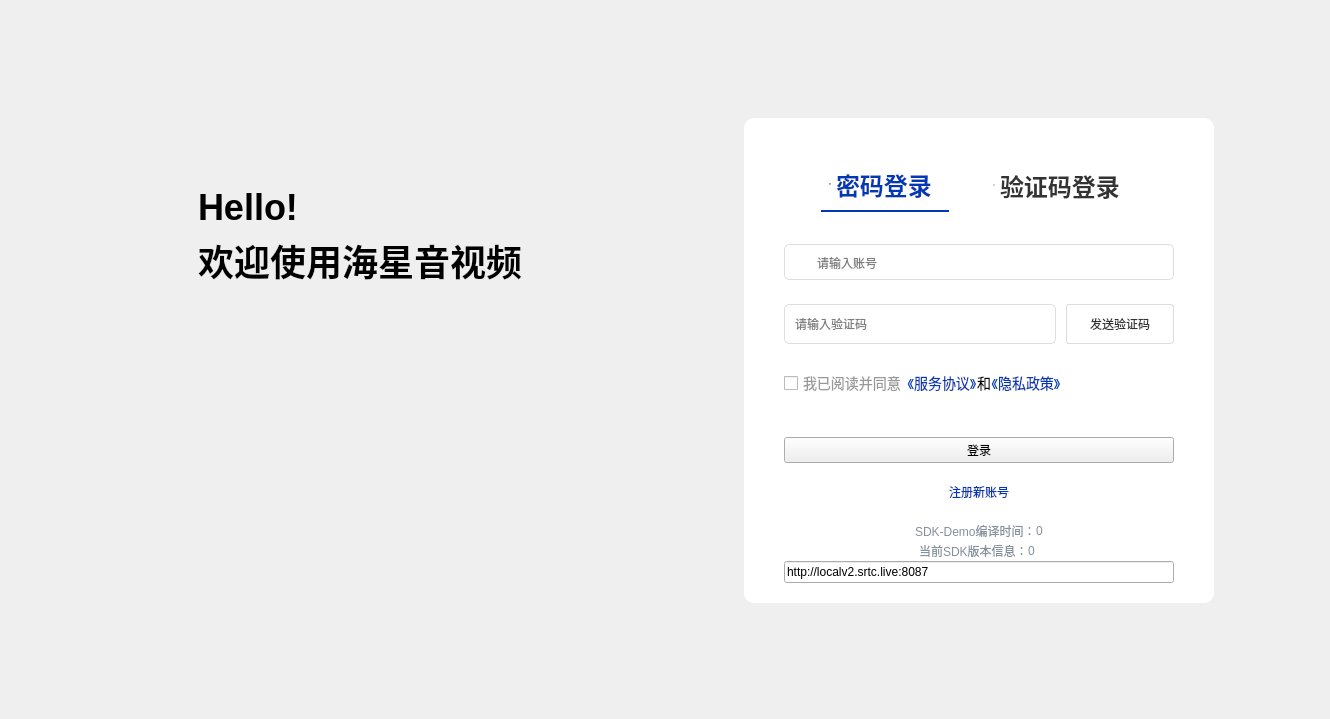
<?xml version="1.0" encoding="UTF-8"?>
<ui version="4.0">
 <class>WidLogin</class>
 <widget class="QWidget" name="WidLogin">
  <property name="geometry">
   <rect>
    <x>0</x>
    <y>0</y>
    <width>1330</width>
    <height>719</height>
   </rect>
  </property>
  <property name="windowTitle">
   <string>Form</string>
  </property>
  <property name="styleSheet">
   <string notr="true"/>
  </property>
  <layout class="QGridLayout" name="gridLayout">
   <property name="leftMargin">
    <number>0</number>
   </property>
   <property name="topMargin">
    <number>0</number>
   </property>
   <property name="rightMargin">
    <number>0</number>
   </property>
   <property name="bottomMargin">
    <number>0</number>
   </property>
   <property name="horizontalSpacing">
    <number>0</number>
   </property>
   <item row="0" column="0">
    <widget class="QWidget" name="horizontalWidget" native="true">
     <property name="sizePolicy">
      <sizepolicy hsizetype="Expanding" vsizetype="Preferred">
       <horstretch>0</horstretch>
       <verstretch>0</verstretch>
      </sizepolicy>
     </property>
     <property name="styleSheet">
      <string notr="true">QWidget#horizontalWidget
{
	background:qlineargradient(x1:0, y1:0, x2:0, y2:1,
stop:0 #C8D9FF,stop:0.5 #FCFDFF,stop:1 #C8D9FF);
}</string>
     </property>
     <layout class="QHBoxLayout" name="horizontalLayout_3" stretch="6,0,4,1">
      <property name="spacing">
       <number>0</number>
      </property>
      <property name="leftMargin">
       <number>0</number>
      </property>
      <property name="topMargin">
       <number>10</number>
      </property>
      <property name="rightMargin">
       <number>0</number>
      </property>
      <item>
       <widget class="QWidget" name="widget_3" native="true">
        <property name="styleSheet">
         <string notr="true">font-size:36px;
font-weight:bold;</string>
        </property>
        <layout class="QVBoxLayout" name="verticalLayout_4">
         <property name="leftMargin">
          <number>25</number>
         </property>
         <property name="topMargin">
          <number>10</number>
         </property>
         <item>
          <layout class="QHBoxLayout" name="horizontalLayout_5">
           <item>
            <widget class="QLabel" name="label_6">
             <property name="text">
              <string/>
             </property>
             <property name="pixmap">
              <pixmap resource="../../res/res.qrc">:/Images/logo2.png</pixmap>
             </property>
            </widget>
           </item>
           <item>
            <spacer name="horizontalSpacer_8">
             <property name="orientation">
              <enum>Qt::Horizontal</enum>
             </property>
             <property name="sizeHint" stdset="0">
              <size>
               <width>40</width>
               <height>20</height>
              </size>
             </property>
            </spacer>
           </item>
          </layout>
         </item>
         <item>
          <spacer name="verticalSpacer_8">
           <property name="orientation">
            <enum>Qt::Vertical</enum>
           </property>
           <property name="sizeType">
            <enum>QSizePolicy::Fixed</enum>
           </property>
           <property name="sizeHint" stdset="0">
            <size>
             <width>20</width>
             <height>100</height>
            </size>
           </property>
          </spacer>
         </item>
         <item>
          <layout class="QHBoxLayout" name="horizontalLayout_7">
           <property name="topMargin">
            <number>20</number>
           </property>
           <item>
            <spacer name="horizontalSpacer_9">
             <property name="orientation">
              <enum>Qt::Horizontal</enum>
             </property>
             <property name="sizeHint" stdset="0">
              <size>
               <width>40</width>
               <height>20</height>
              </size>
             </property>
            </spacer>
           </item>
           <item>
            <layout class="QVBoxLayout" name="verticalLayout_5">
             <property name="topMargin">
              <number>0</number>
             </property>
             <item>
              <widget class="QLabel" name="label_7">
               <property name="styleSheet">
                <string notr="true"/>
               </property>
               <property name="text">
                <string>Hello!</string>
               </property>
              </widget>
             </item>
             <item>
              <widget class="QLabel" name="label_9">
               <property name="text">
                <string>欢迎使用海星音视频</string>
               </property>
              </widget>
             </item>
            </layout>
           </item>
           <item>
            <spacer name="horizontalSpacer_10">
             <property name="orientation">
              <enum>Qt::Horizontal</enum>
             </property>
             <property name="sizeHint" stdset="0">
              <size>
               <width>40</width>
               <height>20</height>
              </size>
             </property>
            </spacer>
           </item>
          </layout>
         </item>
         <item>
          <widget class="QLabel" name="label_8">
           <property name="text">
            <string/>
           </property>
           <property name="pixmap">
            <pixmap resource="../../res/res.qrc">:/Images/组 9565.png</pixmap>
           </property>
          </widget>
         </item>
         <item>
          <spacer name="verticalSpacer_7">
           <property name="orientation">
            <enum>Qt::Vertical</enum>
           </property>
           <property name="sizeHint" stdset="0">
            <size>
             <width>20</width>
             <height>68</height>
            </size>
           </property>
          </spacer>
         </item>
        </layout>
       </widget>
      </item>
      <item>
       <spacer name="horizontalSpacer_3">
        <property name="orientation">
         <enum>Qt::Horizontal</enum>
        </property>
        <property name="sizeHint" stdset="0">
         <size>
          <width>40</width>
          <height>20</height>
         </size>
        </property>
       </spacer>
      </item>
      <item>
       <layout class="QVBoxLayout" name="verticalLayout">
        <property name="spacing">
         <number>0</number>
        </property>
        <property name="topMargin">
         <number>0</number>
        </property>
        <property name="rightMargin">
         <number>0</number>
        </property>
        <property name="bottomMargin">
         <number>0</number>
        </property>
        <item>
         <spacer name="verticalSpacer">
          <property name="orientation">
           <enum>Qt::Vertical</enum>
          </property>
          <property name="sizeHint" stdset="0">
           <size>
            <width>20</width>
            <height>40</height>
           </size>
          </property>
         </spacer>
        </item>
        <item>
         <widget class="QWidget" name="verticalWidget" native="true">
          <property name="styleSheet">
           <string notr="true">QWidget#verticalWidget
{
	background:#fff;
	border-radius:10px;

}
</string>
          </property>
          <layout class="QVBoxLayout" name="verticalLayout_6">
           <property name="spacing">
            <number>0</number>
           </property>
           <property name="leftMargin">
            <number>40</number>
           </property>
           <property name="topMargin">
            <number>40</number>
           </property>
           <property name="rightMargin">
            <number>40</number>
           </property>
           <property name="bottomMargin">
            <number>20</number>
           </property>
           <item>
            <layout class="QHBoxLayout" name="horizontalLayout_8">
             <property name="topMargin">
              <number>0</number>
             </property>
             <item>
              <spacer name="horizontalSpacer_11">
               <property name="orientation">
                <enum>Qt::Horizontal</enum>
               </property>
               <property name="sizeHint" stdset="0">
                <size>
                 <width>40</width>
                 <height>20</height>
                </size>
               </property>
              </spacer>
             </item>
             <item>
              <widget class="QRadioButton" name="rbtnPass">
               <property name="sizePolicy">
                <sizepolicy hsizetype="Minimum" vsizetype="Preferred">
                 <horstretch>0</horstretch>
                 <verstretch>0</verstretch>
                </sizepolicy>
               </property>
               <property name="styleSheet">
                <string notr="true">QRadioButton{
	padding:8px 16px 8px 9px;
	font-size:24px;
	font-weight:bold;
}
QRadioButton:hover:!pressed{
	color:#1049c3;
	border-bottom:2px solid #1049c3;
}
QRadioButton:pressed{
	color:#1049c3;
	border-bottom:2px solid #1049c3;

}

QRadioButton::indicator {
	width:0px;
	height:0px;
}
QRadioButton:unchecked{
	color:#333;
	
}

QRadioButton:checked{
	color:#0039B3;
	border-bottom:2px solid #0039B3;
}
</string>
               </property>
               <property name="text">
                <string>密码登录</string>
               </property>
               <property name="checked">
                <bool>true</bool>
               </property>
              </widget>
             </item>
             <item>
              <spacer name="horizontalSpacer_13">
               <property name="orientation">
                <enum>Qt::Horizontal</enum>
               </property>
               <property name="sizeHint" stdset="0">
                <size>
                 <width>40</width>
                 <height>20</height>
                </size>
               </property>
              </spacer>
             </item>
             <item>
              <widget class="QRadioButton" name="rbtnCode">
               <property name="sizePolicy">
                <sizepolicy hsizetype="Minimum" vsizetype="Preferred">
                 <horstretch>0</horstretch>
                 <verstretch>0</verstretch>
                </sizepolicy>
               </property>
               <property name="styleSheet">
                <string notr="true">QRadioButton{
	padding:8px 16px 8px 9px;
	font-size:24px;
	font-weight:bold;
}
QRadioButton:hover:!pressed{
	color:#1049c3;
	border-bottom:2px solid #1049c3;
}
QRadioButton:pressed{
	color:#1049c3;
	border-bottom:2px solid #1049c3;

}

QRadioButton::indicator {
	width:0px;
	height:0px;
}
QRadioButton:unchecked{
	color:#333;
	
}

QRadioButton:checked{
	color:#0039B3;
	border-bottom:2px solid #0039B3;
}
</string>
               </property>
               <property name="text">
                <string>验证码登录</string>
               </property>
               <property name="checked">
                <bool>false</bool>
               </property>
              </widget>
             </item>
             <item>
              <spacer name="horizontalSpacer_12">
               <property name="orientation">
                <enum>Qt::Horizontal</enum>
               </property>
               <property name="sizeHint" stdset="0">
                <size>
                 <width>40</width>
                 <height>20</height>
                </size>
               </property>
              </spacer>
             </item>
            </layout>
           </item>
           <item>
            <spacer name="verticalSpacer_6">
             <property name="orientation">
              <enum>Qt::Vertical</enum>
             </property>
             <property name="sizeType">
              <enum>QSizePolicy::Fixed</enum>
             </property>
             <property name="sizeHint" stdset="0">
              <size>
               <width>20</width>
               <height>32</height>
              </size>
             </property>
            </spacer>
           </item>
           <item>
            <widget class="QStackedWidget" name="stackedWidget">
             <property name="styleSheet">
              <string notr="true"/>
             </property>
             <property name="currentIndex">
              <number>1</number>
             </property>
             <widget class="QWidget" name="stackedWidgetPage1">
              <property name="styleSheet">
               <string notr="true">QLineEdit{
	padding:9px 30px;
	border:1px solid #ddd;
	border-radius: 5px;
}</string>
              </property>
              <layout class="QVBoxLayout" name="verticalLayout_3">
               <property name="spacing">
                <number>24</number>
               </property>
               <property name="leftMargin">
                <number>0</number>
               </property>
               <property name="topMargin">
                <number>0</number>
               </property>
               <property name="rightMargin">
                <number>0</number>
               </property>
               <property name="bottomMargin">
                <number>0</number>
               </property>
               <item>
                <widget class="QLineEdit" name="ledName">
                 <property name="text">
                  <string/>
                 </property>
                 <property name="placeholderText">
                  <string>请输入账号</string>
                 </property>
                </widget>
               </item>
               <item>
                <widget class="QLineEdit" name="ledPass">
                 <property name="placeholderText">
                  <string>请输入密码</string>
                 </property>
                </widget>
               </item>
              </layout>
             </widget>
             <widget class="QWidget" name="page">
              <property name="styleSheet">
               <string notr="true">QLineEdit{
	padding:9px 30px;
	border:1px solid #ddd;
	border-radius: 5px;
}</string>
              </property>
              <layout class="QVBoxLayout" name="verticalLayout_2">
               <property name="spacing">
                <number>24</number>
               </property>
               <property name="leftMargin">
                <number>0</number>
               </property>
               <property name="topMargin">
                <number>0</number>
               </property>
               <property name="rightMargin">
                <number>0</number>
               </property>
               <property name="bottomMargin">
                <number>0</number>
               </property>
               <item>
                <widget class="QLineEdit" name="ledName2">
                 <property name="placeholderText">
                  <string>请输入账号</string>
                 </property>
                </widget>
               </item>
               <item>
                <layout class="QHBoxLayout" name="horizontalLayout">
                 <property name="spacing">
                  <number>10</number>
                 </property>
                 <property name="topMargin">
                  <number>0</number>
                 </property>
                 <item>
                  <widget class="QLineEdit" name="ledCode">
                   <property name="sizePolicy">
                    <sizepolicy hsizetype="Expanding" vsizetype="Preferred">
                     <horstretch>0</horstretch>
                     <verstretch>0</verstretch>
                    </sizepolicy>
                   </property>
                   <property name="styleSheet">
                    <string notr="true">	padding:9px 8px;</string>
                   </property>
                   <property name="placeholderText">
                    <string>请输入验证码</string>
                   </property>
                  </widget>
                 </item>
                 <item>
                  <widget class="QPushButton" name="btnCode">
                   <property name="enabled">
                    <bool>true</bool>
                   </property>
                   <property name="styleSheet">
                    <string notr="true">QPushButton{
border:1px solid #DCDCDC;
border-radius:3px;
padding:10px 23px;
color:#333;
}
QPushButton:!enabled
{
	background:#200039B3;
	color:#0039B3;
}</string>
                   </property>
                   <property name="text">
                    <string>发送验证码</string>
                   </property>
                  </widget>
                 </item>
                </layout>
               </item>
              </layout>
             </widget>
            </widget>
           </item>
           <item>
            <spacer name="verticalSpacer_3">
             <property name="orientation">
              <enum>Qt::Vertical</enum>
             </property>
             <property name="sizeType">
              <enum>QSizePolicy::Fixed</enum>
             </property>
             <property name="sizeHint" stdset="0">
              <size>
               <width>20</width>
               <height>2</height>
              </size>
             </property>
            </spacer>
           </item>
           <item>
            <widget class="QLabel" name="label">
             <property name="styleSheet">
              <string notr="true">color:#FB4848;</string>
             </property>
             <property name="text">
              <string/>
             </property>
            </widget>
           </item>
           <item>
            <spacer name="verticalSpacer_4">
             <property name="orientation">
              <enum>Qt::Vertical</enum>
             </property>
             <property name="sizeType">
              <enum>QSizePolicy::Fixed</enum>
             </property>
             <property name="sizeHint" stdset="0">
              <size>
               <width>20</width>
               <height>9</height>
              </size>
             </property>
            </spacer>
           </item>
           <item>
            <widget class="QWidget" name="horizontalWidget_2" native="true">
             <property name="styleSheet">
              <string notr="true">font-size:14px;</string>
             </property>
             <layout class="QHBoxLayout" name="horizontalLayout_4">
              <property name="spacing">
               <number>0</number>
              </property>
              <property name="leftMargin">
               <number>0</number>
              </property>
              <property name="topMargin">
               <number>0</number>
              </property>
              <property name="bottomMargin">
               <number>0</number>
              </property>
              <item>
               <widget class="QCheckBox" name="chkAgreement">
                <property name="styleSheet">
                 <string notr="true">color:#999999;</string>
                </property>
                <property name="text">
                 <string>我已阅读并同意</string>
                </property>
               </widget>
              </item>
              <item>
               <widget class="QPushButton" name="pushButton_2">
                <property name="styleSheet">
                 <string notr="true">border:0px;
color:#0039B3;</string>
                </property>
                <property name="text">
                 <string>《服务协议》</string>
                </property>
               </widget>
              </item>
              <item>
               <widget class="QLabel" name="label_2">
                <property name="text">
                 <string>和</string>
                </property>
               </widget>
              </item>
              <item>
               <widget class="QPushButton" name="pushButton_3">
                <property name="styleSheet">
                 <string notr="true">border:0px;
color:#0039B3;</string>
                </property>
                <property name="text">
                 <string>《隐私政策》</string>
                </property>
               </widget>
              </item>
              <item>
               <spacer name="horizontalSpacer_14">
                <property name="orientation">
                 <enum>Qt::Horizontal</enum>
                </property>
                <property name="sizeHint" stdset="0">
                 <size>
                  <width>40</width>
                  <height>20</height>
                 </size>
                </property>
               </spacer>
              </item>
             </layout>
            </widget>
           </item>
           <item>
            <spacer name="verticalSpacer_9">
             <property name="orientation">
              <enum>Qt::Vertical</enum>
             </property>
             <property name="sizeType">
              <enum>QSizePolicy::Fixed</enum>
             </property>
             <property name="sizeHint" stdset="0">
              <size>
               <width>20</width>
               <height>40</height>
              </size>
             </property>
            </spacer>
           </item>
           <item>
            <widget class="QPushButton" name="btnLogin">
             <property name="text">
              <string>登录</string>
             </property>
            </widget>
           </item>
           <item>
            <spacer name="verticalSpacer_10">
             <property name="orientation">
              <enum>Qt::Vertical</enum>
             </property>
             <property name="sizeType">
              <enum>QSizePolicy::Fixed</enum>
             </property>
             <property name="sizeHint" stdset="0">
              <size>
               <width>20</width>
               <height>20</height>
              </size>
             </property>
            </spacer>
           </item>
           <item>
            <widget class="QPushButton" name="btnRegister">
             <property name="styleSheet">
              <string notr="true">border:0px;
color:#0039B3;</string>
             </property>
             <property name="text">
              <string>注册新账号</string>
             </property>
            </widget>
           </item>
           <item>
            <spacer name="verticalSpacer_5">
             <property name="orientation">
              <enum>Qt::Vertical</enum>
             </property>
             <property name="sizeType">
              <enum>QSizePolicy::Fixed</enum>
             </property>
             <property name="sizeHint" stdset="0">
              <size>
               <width>20</width>
               <height>20</height>
              </size>
             </property>
            </spacer>
           </item>
           <item>
            <widget class="QWidget" name="widget_2" native="true">
             <property name="minimumSize">
              <size>
               <width>0</width>
               <height>0</height>
              </size>
             </property>
             <property name="styleSheet">
              <string notr="true">color:#86909C;</string>
             </property>
             <layout class="QHBoxLayout" name="horizontalLayout_6">
              <property name="spacing">
               <number>0</number>
              </property>
              <property name="leftMargin">
               <number>0</number>
              </property>
              <property name="topMargin">
               <number>0</number>
              </property>
              <property name="rightMargin">
               <number>0</number>
              </property>
              <property name="bottomMargin">
               <number>0</number>
              </property>
              <item>
               <spacer name="horizontalSpacer_6">
                <property name="orientation">
                 <enum>Qt::Horizontal</enum>
                </property>
                <property name="sizeHint" stdset="0">
                 <size>
                  <width>89</width>
                  <height>20</height>
                 </size>
                </property>
               </spacer>
              </item>
              <item>
               <widget class="QLabel" name="label_3">
                <property name="text">
                 <string>SDK-Demo编译时间：</string>
                </property>
               </widget>
              </item>
              <item>
               <widget class="QLabel" name="lblversion">
                <property name="text">
                 <string>0</string>
                </property>
               </widget>
              </item>
              <item>
               <spacer name="horizontalSpacer_7">
                <property name="orientation">
                 <enum>Qt::Horizontal</enum>
                </property>
                <property name="sizeHint" stdset="0">
                 <size>
                  <width>88</width>
                  <height>20</height>
                 </size>
                </property>
               </spacer>
              </item>
             </layout>
            </widget>
           </item>
           <item>
            <widget class="QWidget" name="widget" native="true">
             <property name="styleSheet">
              <string notr="true">color:#86909C;</string>
             </property>
             <layout class="QHBoxLayout" name="horizontalLayout_2">
              <property name="spacing">
               <number>0</number>
              </property>
              <property name="leftMargin">
               <number>0</number>
              </property>
              <property name="topMargin">
               <number>0</number>
              </property>
              <property name="rightMargin">
               <number>0</number>
              </property>
              <property name="bottomMargin">
               <number>0</number>
              </property>
              <item>
               <spacer name="horizontalSpacer">
                <property name="orientation">
                 <enum>Qt::Horizontal</enum>
                </property>
                <property name="sizeHint" stdset="0">
                 <size>
                  <width>0</width>
                  <height>20</height>
                 </size>
                </property>
               </spacer>
              </item>
              <item>
               <widget class="QLabel" name="label_5">
                <property name="text">
                 <string>当前SDK版本信息：</string>
                </property>
               </widget>
              </item>
              <item>
               <widget class="QLabel" name="lblversion2">
                <property name="text">
                 <string>0</string>
                </property>
               </widget>
              </item>
              <item>
               <spacer name="horizontalSpacer_5">
                <property name="orientation">
                 <enum>Qt::Horizontal</enum>
                </property>
                <property name="sizeType">
                 <enum>QSizePolicy::Fixed</enum>
                </property>
                <property name="sizeHint" stdset="0">
                 <size>
                  <width>5</width>
                  <height>5</height>
                 </size>
                </property>
               </spacer>
              </item>
              <item>
               <spacer name="horizontalSpacer_2">
                <property name="orientation">
                 <enum>Qt::Horizontal</enum>
                </property>
                <property name="sizeHint" stdset="0">
                 <size>
                  <width>0</width>
                  <height>20</height>
                 </size>
                </property>
               </spacer>
              </item>
             </layout>
            </widget>
           </item>
           <item>
            <layout class="QHBoxLayout" name="horizontalLayout_9">
             <property name="spacing">
              <number>0</number>
             </property>
             <property name="topMargin">
              <number>0</number>
             </property>
             <item>
              <widget class="QLineEdit" name="ledHost">
               <property name="text">
                <string>http://localv2.srtc.live:8087</string>
               </property>
               <property name="placeholderText">
                <string>服务器地址</string>
               </property>
              </widget>
             </item>
             <item>
              <spacer name="verticalSpacer_11">
               <property name="orientation">
                <enum>Qt::Vertical</enum>
               </property>
               <property name="sizeType">
                <enum>QSizePolicy::Fixed</enum>
               </property>
               <property name="sizeHint" stdset="0">
                <size>
                 <width>0</width>
                 <height>20</height>
                </size>
               </property>
              </spacer>
             </item>
            </layout>
           </item>
          </layout>
         </widget>
        </item>
        <item>
         <spacer name="verticalSpacer_2">
          <property name="orientation">
           <enum>Qt::Vertical</enum>
          </property>
          <property name="sizeHint" stdset="0">
           <size>
            <width>20</width>
            <height>40</height>
           </size>
          </property>
         </spacer>
        </item>
       </layout>
      </item>
      <item>
       <spacer name="horizontalSpacer_4">
        <property name="orientation">
         <enum>Qt::Horizontal</enum>
        </property>
        <property name="sizeType">
         <enum>QSizePolicy::Fixed</enum>
        </property>
        <property name="sizeHint" stdset="0">
         <size>
          <width>116</width>
          <height>20</height>
         </size>
        </property>
       </spacer>
      </item>
     </layout>
    </widget>
   </item>
  </layout>
 </widget>
 <resources>
  <include location="../../res/res.qrc"/>
 </resources>
 <connections/>
</ui>
